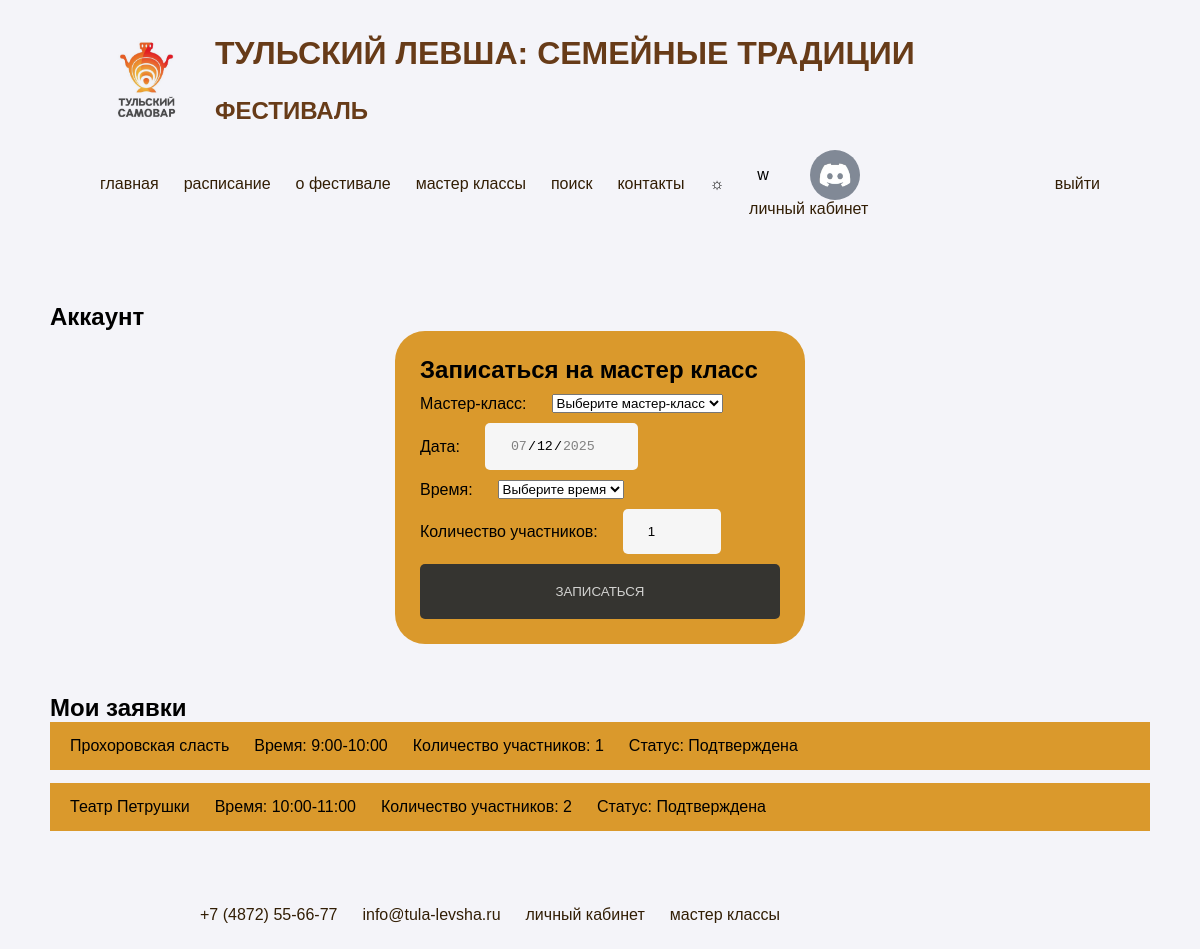
The app's page /account.php (signed in) with its own data.
### tables this page shows
CREATE TABLE `orders` (
  `id` int NOT NULL,
  `status` varchar(100) NOT NULL DEFAULT 'Новая',
  `userId` int NOT NULL,
  `title` varchar(500) NOT NULL,
  `time` varchar(500) NOT NULL,
  `count` int NOT NULL
);

### account.php (the view, shortened to what this page needs)
<!DOCTYPE html>
<html lang="ru">
<head>
    <link rel="stylesheet" href="./css/styles.css">
</head>
<body>
    <?php
        require_once('./php/config.php');
        $stmt = $conn->prepare('SELECT * FROM `orders` WHERE userId = ?');
        $stmt->bind_param('i', $_SESSION['id']);
        $stmt->execute();
        $result = $stmt->get_result();
    ?>
    <div class="wrapper">
        <header class="col">
            <div class="row">
                <img src="./img/logo.jpg" alt="Логотип" class="logo">
                <div class="col">
                    <h1>Тульский Левша: Семейные традиции</h1>
                    <h2>Фестиваль</h2>
                </div>
            </div>
            <nav class="row">
                <a href="./index.php">Главная</a>
                <a href="#">Расписание</a>
                <a href="./index.php#about">О фестивале</a>
                <a href="./index.php#master-class">Мастер классы</a>
                <a href="./index.php#search">Поиск</a>
                <a href="./index.php#contacts">Контакты</a>
                <span id="darkBtn">☼</span>
                <?php if (isset($_SESSION['id'])) { ?>
                    <div class="col nogap">
                        <div class="row just">
                            <?php
                            echo htmlspecialchars($_SESSION['name'])
                            ?>
                            <img src="./php/<?php echo htmlspecialchars($_SESSION['photo']) ?>" class="pfp">
                        </div>
                        <a href="./account.php">Личный кабинет</a>
                    </div>
                    <div class="margLeftAuto">
                        <a href="./php/exit.php">Выйти</a>
                    </div>
                <?php
                }
                ?>
            </nav>
        </header>
        <main>
            <section>
                <h2>Аккаунт</h2>
        <form action="account.php" class="newsForm col gap10" method="POST">
            <h2>Записаться на мастер класс</h2>
            <div class="row">
                <label for="masterclass">Мастер-класс:</label>
                <select name="masterclass" id="masterclass" required>
                    <option value="" disabled selected>Выберите мастер-класс</option>
                </select>
            </div>
            <div class="row">
                <label for="date">Дата:</label>
                <input type="date" id="date" name="date" value="2025-07-12" min="2025-07-12" max="2025-07-12" required readonly>
            </div>
            <div class="row">
                <label for="time">Время:</label>
                <select name="time" id="time" required>
                    <option value="" disabled selected>Выберите время</option>
                </select>
            </div>
            <div class="row">
                <label for="count">Количество участников:</label>
                <input type="number" id="count" name="count" min="1" max="10" value="1" required>
            </div>
            <input type="submit" value="Записаться">
        </form>
    </section>
    <section>
        <h2>Мои заявки</h2>
        <?php while ($row = $result->fetch_assoc()) { ?>
            <div class="stylishRow row">
                <div>
                    <?php echo htmlspecialchars($row['title']) ?>
                </div>
                <div>Время:
                    <?php echo htmlspecialchars($row['time']) ?>
                </div>
                <div>Количество участников:
                    <?php echo htmlspecialchars($row['count']) ?>
                </div>
                <div>Статус:
                    <?php echo htmlspecialchars($row['status']) ?>
                </div>
            </div>
        <?php } ?>
    </section>
    <footer>
        <nav class="row">
            <a href="+7 (4872) 55-66-77">+7 (4872) 55-66-77</a>
            <a href="info@tula-levsha.ru">info@tula-levsha.ru</a>
            <a href="./account.php">Личный кабинет</a>
            <a href="#master-class">Мастер классы</a>
        </nav>
    </footer>
        </main>
    </div>
</body>
</html>

### css/styles.css (style rules this page uses)
html, body { padding: 0; margin: 0; }
body { font-family: 'Arial', sans-serif; background-color: #f4f4f9; justify-content: center; align-items: center; min-height: 100vh; margin: 0; }
#darkBtn { cursor: pointer; }
h2 { margin: 0; padding: 0; }
.row { display: flex; flex-direction: row; gap: 25px; width: 100%; align-items: center; }
.nogap, .row.nogap, .col.nogap { gap: 0; }
.col.gap10, .row.gap10 { gap: 10px; }
.col { display: flex; flex-direction: column; gap: 25px; }
.margLeftAuto { margin-left: auto; }
.just { justify-content: space-around; }
.wrapper { max-width: 1100px; margin: 0 auto; }
header { padding: 35px 50px; align-items: center; }
header .logo { width: 90px; mix-blend-mode: multiply; }
header a, footer a { text-decoration: none; color: #321e05; text-transform: lowercase; }
header h1, header h2 { margin: 0; padding: 0; color: #673b18; text-transform: uppercase; font-weight: 900; }
.form input, .newsForm input { border: none; padding: 15px 25px; background-color: #f6f6f6; border-radius: 5px; }
.form input[type = "submit"], .newsForm input[type = "submit"] { padding: 20px 25px; background-color: #353430; color: #d2d2d0; text-transform: uppercase; }
section { margin: 50px 0; }
.newsForm { background-color: #da992c; border-radius: 30px; padding: 25px; width: 30vw; margin: 0 auto; }
footer { padding: 25px 150px; }
label { width: fit-content; }
.pfp { width: 50px; height: 50px; object-fit: contain; border-radius: 25px; }
.stylishRow { padding: 15px 20px; box-sizing: border-box; background-color: #da992c; margin-bottom: 13px; }

### records on screen
orders: title "Прохоровская сласть", time "9:00-10:00", count "1", status "Подтверждена"
orders: title "Театр Петрушки", time "10:00-11:00", count "2", status "Подтверждена"

### other values on screen
$_SESSION['name'] "w"
